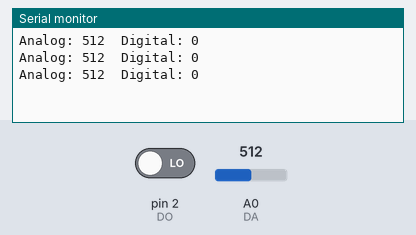
Bench run of a sketch on a simulated Arduino Uno, built with avr-gcc and run on an emulated ATmega328P. Shown: the last lines printed to the serial monitor. The test bench sets the inputs (shaded band); at power-on: A0 (DA) = 512, pin 2 (DO) LOW.

Above: at 1.3 s.
1.4 s: A0 (DA) set to 716
At 1.9 s:
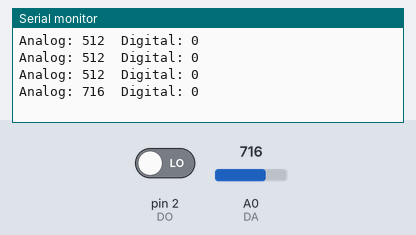
2.9 s: pin 2 (DO) driven HIGH
At 3.4 s:
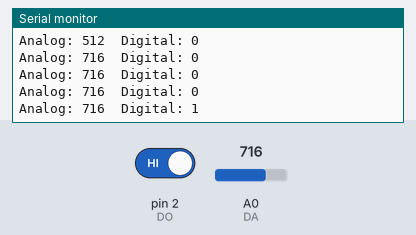
4.4 s: A0 (DA) set to 900
At 4.9 s:
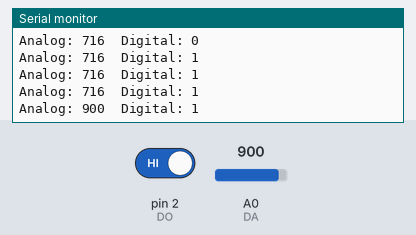
5.9 s: pin 2 (DO) driven LOW
At 6.4 s:
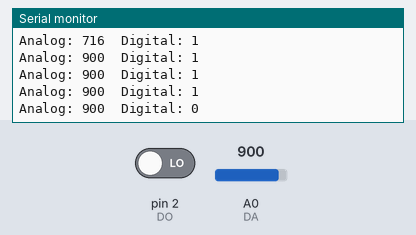
Timing chart, 0 to 8.4 s (numbered marks = the images above; inputs shaded):
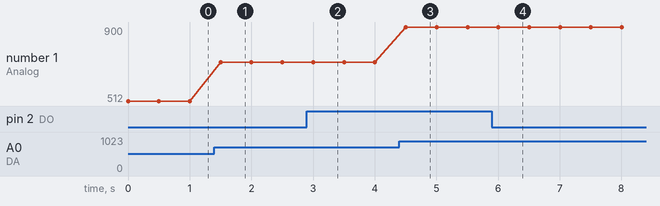

The sketch:

SesSensoru.ino
```cpp
int DO = 2; //D0 pini
int DA = A0; // A0 pini
int sesDegeri = 0;

void setup(){
  Serial.begin(9600);
  pinMode(DO, INPUT);
}

void loop() {
  sesDegeri = analogRead(DA);  //Analog değeri okuyoruz.
  Serial.print("Analog: ");
  Serial.print(sesDegeri);  //Analog değeri yazdırıyoruz.
  Serial.print("  ");
  Serial.print("Digital: ");
  Serial.println(digitalRead(DO));  //Dijital değeri yazdırıyoruz
 delay(500);

}
```

Measured:
- after the input at 1.4 s, the serial monitor: prints a new line after 0.10 s (image 1)
- after the input at 2.9 s, the serial monitor: prints a new line after 0.10 s (image 2)
- after the input at 4.4 s, the serial monitor: prints a new line after 0.10 s (image 3)
- after the input at 5.9 s, the serial monitor: prints a new line after 0.11 s (image 4)
- plotted number 1: 512 → 716 after the input at 1.4 s, 716 → 900 after the input at 4.4 s
